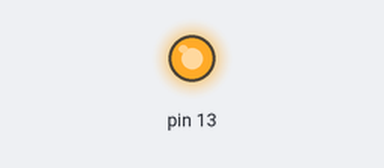
The sketch below on a simulated Arduino Uno, built with avr-gcc and run on an emulated ATmega328P. Parts: output pins drawn as LEDs (lit = HIGH).

Above: at 0.1 s.
Timing chart, 0 to 1.6 s (numbered marks = the images above):
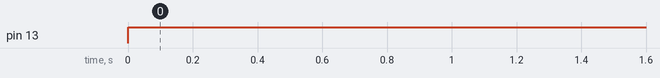

Measured:
- by itself, pin 13: LOW → HIGH at 0.00 s

The sketch:

lidar_light_sim.ino
```cpp
int ranges[]={10,10,10,10,10,10,10,10,10,10,10,10,10,10,10,10,10};
#define size_of_int  2 // 2 bytes
String start_check;
boolean sys_ok_flag = false;
void setup()
{
  pinMode(13, OUTPUT);
  Serial.begin(9600);
  while(!Serial);
  if(!Serial)
    exit(0);
}

void loop()
{
 digitalWrite(13,HIGH);
 if(!sys_ok_flag){
  start_check = String(Serial.read(), HEX);
  if(start_check == "9f"){
   sys_ok_flag = true;
   digitalWrite(13,LOW);
  }
  else
   sys_ok_flag = false;
 }
 if(sys_ok_flag) {
  Serial.print(78,HEX);
   for(int i=0;i<sizeof(ranges)/size_of_int;i++){
   Serial.print(',');
   Serial.print(ranges[i]);
  }
  Serial.print(',');
  Serial.print(79,HEX);
  Serial.print('\n');
 }
  delay(100);
}
```
